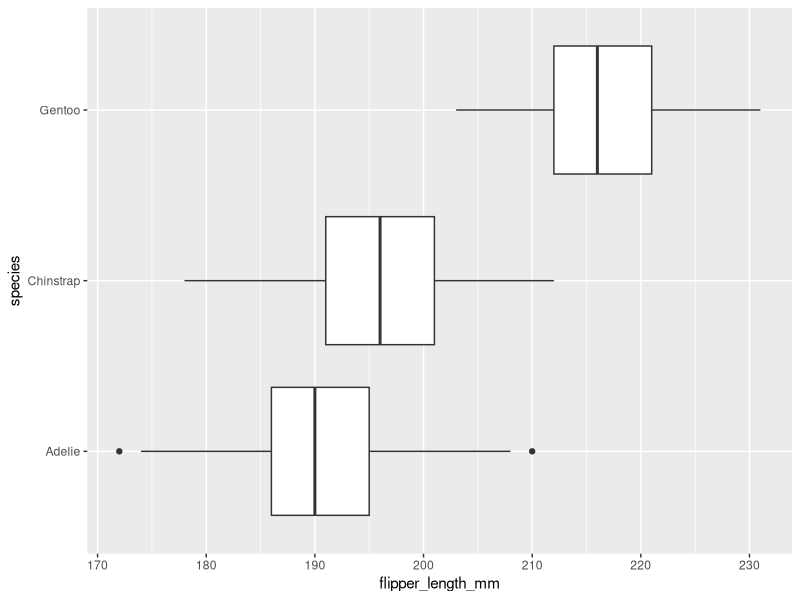
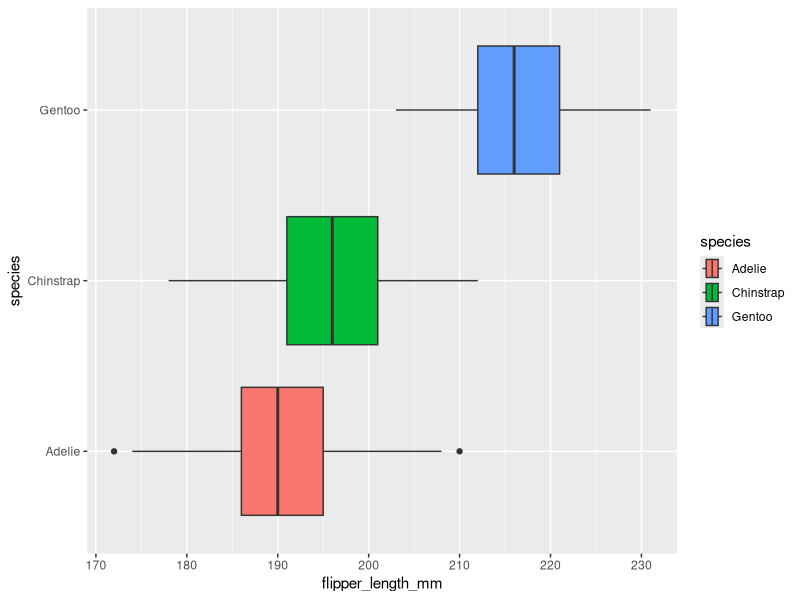
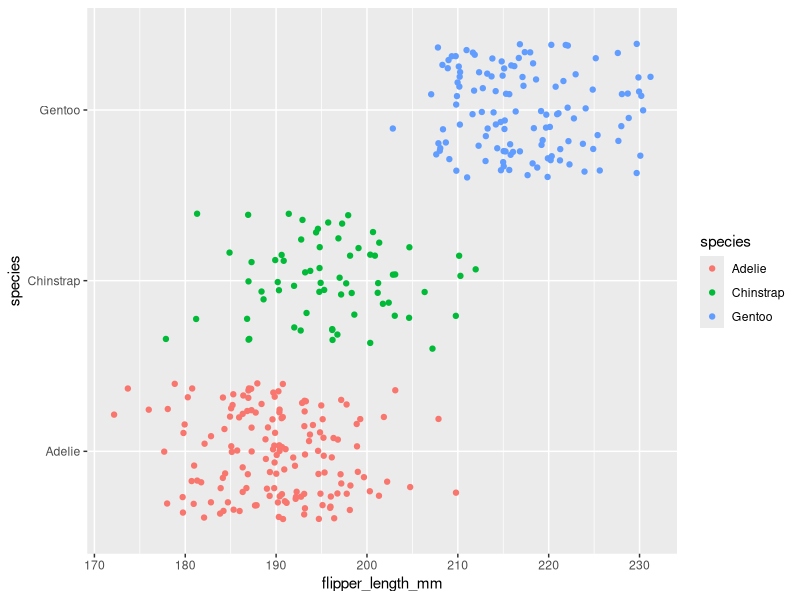
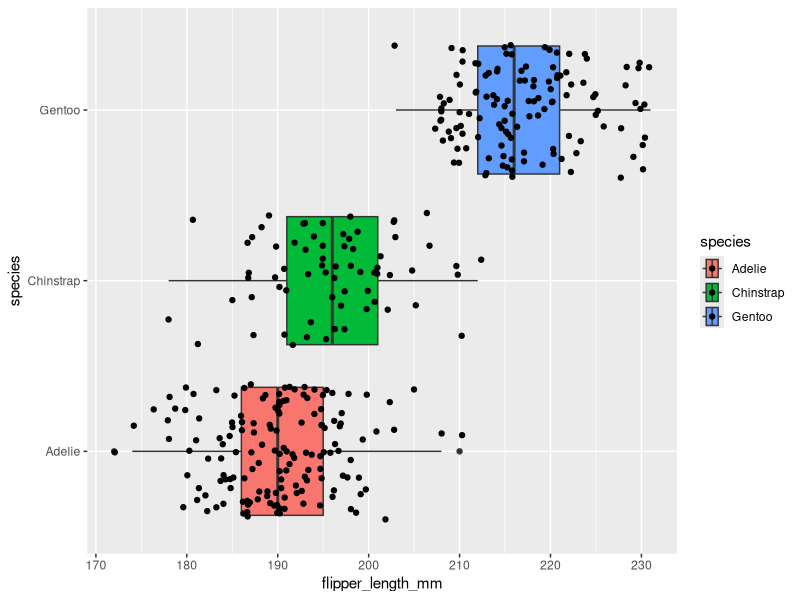
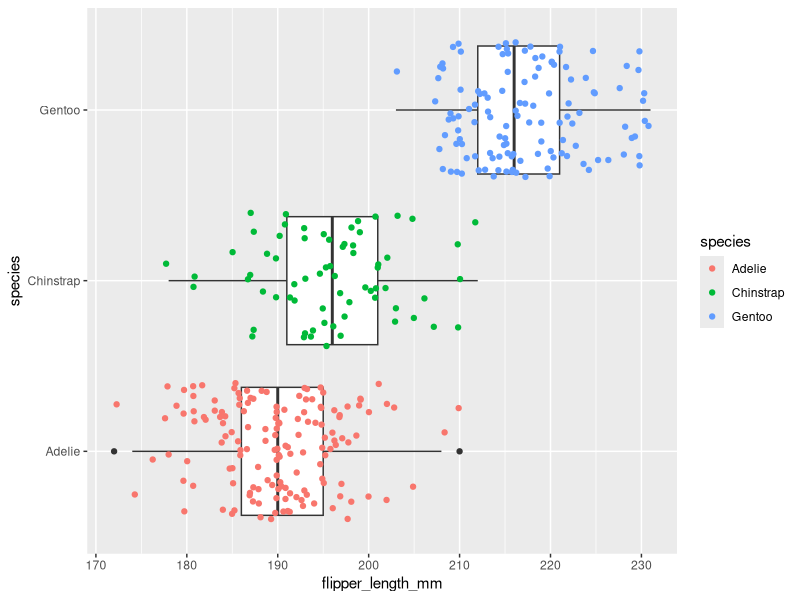

R code for these plots, in order:
## ---- chunk 1
knitr::opts_chunk$set(error = TRUE)
## ---- chunk 2
library(palmerpenguins)
penguins
## ---- chunk 3
library(ggplot2)
## ---- chunk 4
ggplot(data = penguins, mapping = aes(x = flipper_length_mm, y = species)) +
  geom_boxplot()
## ---- chunk 5
ggplot(data = penguins, mapping = aes(x = flipper_length_mm, y = species, fill = species)) +
  geom_boxplot()
## ---- chunk 6
ggplot(data = penguins, mapping = aes(x = flipper_length_mm, y = species, color = species)) +
  geom_jitter()
## ---- chunk 7
ggplot(data = penguins, mapping = aes(x = flipper_length_mm, y = species, fill = species)) +
  geom_boxplot() +
  geom_jitter()
## ---- chunk 8
ggplot(data = penguins, mapping = aes(x = flipper_length_mm, y = species)) +
  geom_boxplot() +
  geom_jitter(mapping = aes(color=species))
## ---- chunk 9

## ---- chunk 10

## ---- chunk 11

## ---- chunk 12

## ---- chunk 13

## ---- chunk 14

